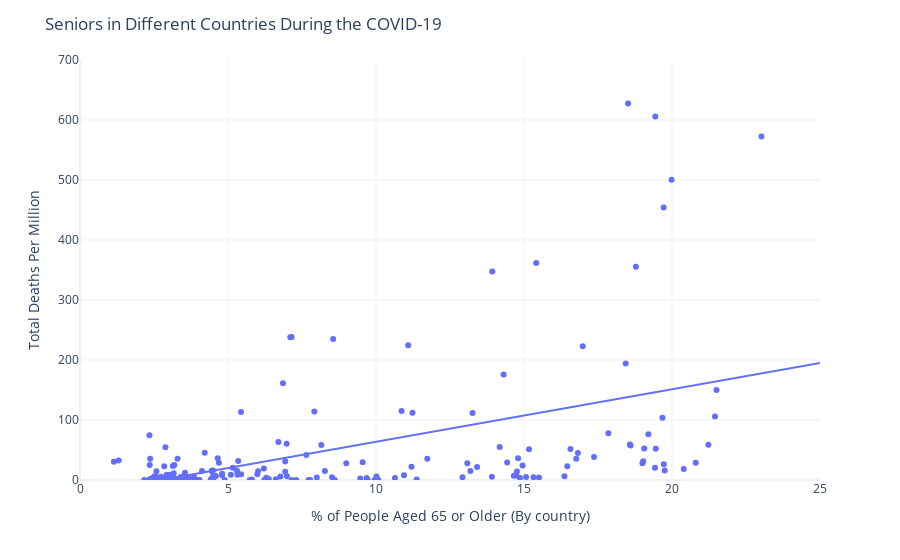

Write notebook code for a chart like this one.
### Code cell
fig = px.scatter(countries_data_number_index, x="% of Aged 65 or older",y="Total Deaths Per Million", 
                hover_name="Country",size_max=45,range_x=[0,25],range_y=[0,700],
               template='plotly_white',trendline="ols"
                )
fig.update_layout(
  title='Seniors in Different Countries During the COVID-19',
  xaxis_title_text='% of People Aged 65 or Older (By country)', yaxis_title_text='Total Deaths Per Million'
)


fig.show()
results = px.get_trendline_results(fig)
print(results)
results.px_fit_results.iloc[0].summary()

### Figure 1 — Plotly figure (JSON) as saved in the notebook; plotly's stock layout.template omitted (floating-point values rounded to 4 significant figures; data arrays with more than 128 entries replaced by an {"elided": "..."} marker saying what was removed)
{"data": [{"hovertemplate": "<b>%{hovertext}</b><br><br>% of Aged 65 or older=%{x}<br>Total Deaths Per Million=%{y}<extra></extra>", "hovertext": {"elided": "209 str values"}, "legendgroup": "", "marker": {"color": "#636efa", "symbol": "circle"}, "mode": "markers", "name": "", "orientation": "v", "showlegend": false, "type": "scatter", "x": {"elided": "209 float values"}, "xaxis": "x", "y": {"elided": "209 float values"}, "yaxis": "y"}, {"hovertemplate": "<b>OLS trendline</b><br>Total Deaths Per Million = 8.75894 * % of Aged 65 or older + -23.832<br>R<sup>2</sup>=0.200313<br><br>% of Aged 65 or older=%{x}<br>Total Deaths Per Million=%{y} <b>(trend)</b><extra></extra>", "legendgroup": "", "marker": {"color": "#636efa", "symbol": "circle"}, "mode": "lines", "name": "", "showlegend": false, "type": "scatter", "x": {"elided": "182 float values"}, "xaxis": "x", "y": {"elided": "182 float values"}, "yaxis": "y"}], "layout": {"legend": {"tracegroupgap": 0}, "margin": {"t": 60}, "title": {"text": "Seniors in Different Countries During the COVID-19"}, "xaxis": {"anchor": "y", "domain": [0, 1], "range": [0, 25], "title": {"text": "% of People Aged 65 or Older (By country)"}}, "yaxis": {"anchor": "x", "domain": [0, 1], "range": [0, 700], "title": {"text": "Total Deaths Per Million"}}}}
